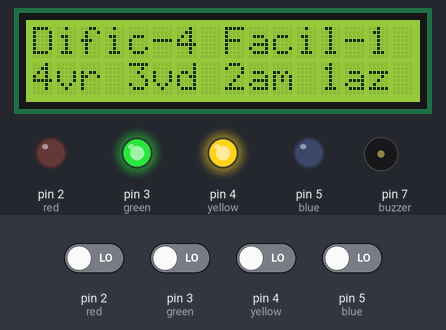
Simulated run of this sketch. Board: Arduino Uno, built with avr-gcc and run on an emulated ATmega328P. On the bench: 16×2 character LCD, output pins drawn as LEDs (lit = HIGH), buzzer (waves = sounding). The inputs (shaded band) are chosen by the test bench; at power-on: pin 2 (red), pin 3 (green), pin 4 (yellow), pin 5 (blue) LOW. Random numbers use the default seed unless the sketch sets one.

Above: at 2.8 s.
2.9 s: pin 2 (red) driven HIGH
At 3.9 s:
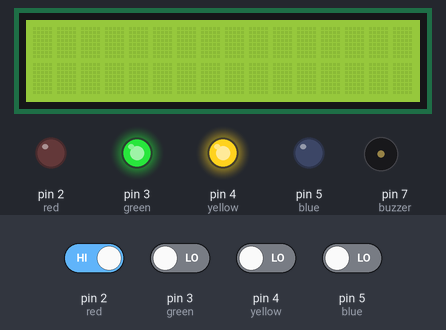
At 4.9 s:
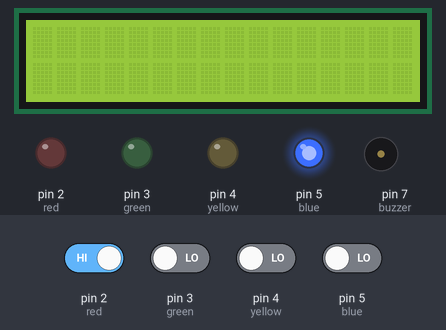
5.9 s: pin 5 (blue) driven HIGH
11.9 s: pin 5 (blue) driven LOW
14.9 s: pin 5 (blue) driven HIGH
At 16.1 s:
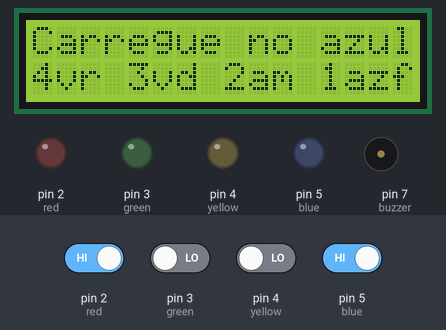
16.4 s: pin 2 (red) driven LOW
Timing chart, 0 to 28.3 s (numbered marks = the images above; inputs shaded):
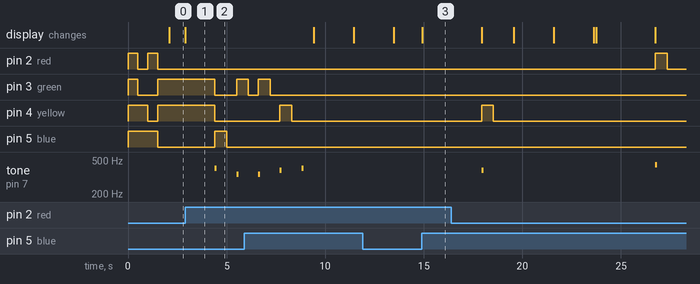

The sketch:

ArduinoSays_vFinal.ino
```cpp
// #include <Ultrasonic.h>

#include <LiquidCrystal_I2C.h>

LiquidCrystal_I2C lcd(0x27, 16, 2);  //LCD no endereco 0x27

int sequencia[32];
int test[] = { 5, 4, 3, 2 };
int seq = 0;
#define buzzer 7
#define red 2
#define green 3
#define yellow 4
#define blue 5
int btnStateRed = 0;
int btnStateGreen = 0;
int btnStateYellow = 0;
int btnStateBlue = 0;
int dificuldade = 2;
int pontos = 0;
bool acertaBtn = true;
// #define triggerPino 11
// #define echoPino 12
// Ultrasonic ultrasonic(triggerPino, echoPino);
// float distancia;
// long tempo;

void setup() {
  // inicio do jogo
  pinMode(buzzer, OUTPUT);
  pinMode(red, OUTPUT);
  pinMode(yellow, OUTPUT);
  pinMode(green, OUTPUT);
  pinMode(blue, OUTPUT);
  digitalWrite(red, HIGH);
  digitalWrite(green, HIGH);
  digitalWrite(yellow, HIGH);
  digitalWrite(blue, HIGH);
  delay(500);
  digitalWrite(red, LOW);
  digitalWrite(green, LOW);
  delay(500);
  digitalWrite(blue, LOW);
  digitalWrite(yellow, LOW);
  digitalWrite(red, HIGH);
  digitalWrite(blue, HIGH);
  delay(500);
  digitalWrite(red, LOW);
  digitalWrite(blue, LOW);
  digitalWrite(yellow, HIGH);
  digitalWrite(green, HIGH);
  delay(500);

  //iniciar o lcd
  lcd.backlight();
  lcd.init();
  lcd.print("Dific-4 Facil-1");  //jogador pode escolher a dificuldade do jogo
  lcd.setCursor(0, 1);
  lcd.print("4vr 3vd 2am 1az");
  pinMode(red, INPUT);
  pinMode(yellow, INPUT);
  pinMode(green, INPUT);
  pinMode(blue, INPUT);
  //espera que a seleção da dificuldade seja feita
  while (btnStateRed == 0 && btnStateGreen == 0 && btnStateYellow == 0 && btnStateBlue == 0) {
    btnStateRed = digitalRead(red);
    if (btnStateRed == HIGH) {
      dificuldade = 4;
      break;
    }

    btnStateGreen = digitalRead(green);
    if (btnStateGreen == HIGH) {
      dificuldade = 3;
      break;
    }
    btnStateYellow = digitalRead(yellow);
    if (btnStateYellow == HIGH) {
      dificuldade = 2;
      break;
    }

    btnStateBlue = digitalRead(blue);
    if (btnStateBlue == HIGH) {
      dificuldade = 1;
      break;
    }
  }
  lcd.setCursor(0, 1);
  lcd.clear();
  delay(1500);
  //Serial.begin(9600);
}

void loop() {
  geraSequencia();          //função que gera a sequencia de cores na ronda
  verificaSeq();            //função que verifica se o jogador acertou na sequencia
  if (acertaBtn == true) {  //se acerta na sequencia ganha pontos conforme a dificuldade
    pontos += dificuldade * 100;
    dificuldade *= 2;
    lcd.setCursor(0, 0);
    lcd.print("Fantastico :)");
    lcd.setCursor(0, 1);
    lcd.print("Pontos--> ");
    lcd.print(pontos);
    delay(2000);
    lcd.clear();
    lcd.setCursor(0, 0);
    lcd.print("Ronda seguinte");
    lcd.setCursor(0, 1);
    lcd.print("Pontos--> ");
    lcd.print(pontos);
    delay(2000);
    lcd.clear();
    delay(3000);
  } else {
    delay(2000);
    lcd.clear();
    lcd.setCursor(0, 0);
    lcd.print("Carregue no azul ");
    lcd.setCursor(0, 1);
    lcd.print("para jogar :)");

    // tempo = ultrasonic.timing();                            //tempo ida e volta do sinal
    // distancia = ultrasonic.convert(tempo, Ultrasonic::CM);  //determina a distancia ao objeto
    // if (distancia < 100) {
    //   delay(100); //aguarda que o utilizador coloque a mão próxima do sensor
    //   resetBtnState();
    // }

    delay(100);
    resetBtnState();           //reinicia botões
    while (btnStateBlue == 0)  //espera que utilizador carregue no botão azul
    {
      btnStateBlue = digitalRead(blue);
    }
    lcd.print("Dific-4 Facil-1");  //reinicia jogo
    lcd.setCursor(0, 1);
    lcd.print("4vr 3vd 2am 1az");
    delay(1500);
    resetBtnState();
    acertaBtn = true;
    //jogador define a dificuldade do jogo
    while (btnStateRed == 0 && btnStateGreen == 0 && btnStateYellow == 0 && btnStateBlue == 0) {
      btnStateRed = digitalRead(red);
      if (btnStateRed == HIGH) {
        dificuldade = 4;
        pontos = 0;
        delay(1500);
        lcd.clear();
        break;
      }

      btnStateGreen = digitalRead(green);
      if (btnStateGreen == HIGH) {
        dificuldade = 3;
        pontos = 0;
        delay(1500);
        lcd.clear();
        break;
      }

      btnStateYellow = digitalRead(yellow);
      if (btnStateYellow == HIGH) {
        dificuldade = 2;
        pontos = 0;
        delay(1500);
        lcd.clear();
        break;
      }

      btnStateBlue = digitalRead(blue);
      if (btnStateBlue == HIGH) {
        dificuldade = 1;
        pontos = 0;
        delay(1500);
        lcd.clear();
        break;
      }
    }
  }
}

void geraSequencia() {  //função que vai gerar sequencia de cores
  lcd.setCursor(0, 1);
  pinMode(red, OUTPUT);
  pinMode(yellow, OUTPUT);
  pinMode(green, OUTPUT);
  pinMode(blue, OUTPUT);
  for (int i = 0; i < dificuldade; i++) {
    sequencia[i] = random(2, 6);
    digitalWrite(sequencia[i], HIGH);  //acende o led e o som da cor correspondente
    if (sequencia[i] == 2) {
      tone(buzzer, 440);
      delay(100);
      noTone(buzzer);
    }
    if (sequencia[i] == 3) {
      tone(buzzer, 340);
      delay(100);
      noTone(buzzer);
    }
    if (sequencia[i] == 4) {
      tone(buzzer, 380);
      delay(100);
      noTone(buzzer);
    }
    if (sequencia[i] == 5) {
      tone(buzzer, 400);
      delay(100);
      noTone(buzzer);
    }
    delay(500);
    digitalWrite(sequencia[i], LOW);
    delay(500);
  }
  pinMode(red, INPUT);
  pinMode(yellow, INPUT);
  pinMode(green, INPUT);
  pinMode(blue, INPUT);
}

void verificaSeq() {  //função que verifica se o utilizador acerta na sequencia
  resetBtnState();
  for (int i = 0; i < dificuldade; i++) {
    seq = sequencia[i];
    //espera que o utilizador pressione os botões
    while (btnStateRed == 0 && btnStateGreen == 0 && btnStateYellow == 0 && btnStateBlue == 0) {

      btnStateRed = digitalRead(red);
      if (btnStateRed == HIGH && seq != 2) {
        acertaBtn = false;
      }
      if (btnStateRed == HIGH && seq == 2) {
        tone(buzzer, 440);
        delay(100);
        noTone(buzzer);
      }

      btnStateGreen = digitalRead(green);
      if (btnStateGreen == HIGH && seq != 3) {
        acertaBtn = false;
      }
      if (btnStateGreen == HIGH && seq == 3) {
        tone(buzzer, 340);
        delay(100);
        noTone(buzzer);
      }

      btnStateYellow = digitalRead(yellow);
      if (btnStateYellow == HIGH && seq != 4) {
        acertaBtn = false;
      }
      if (btnStateYellow == HIGH && seq == 4) {
        tone(buzzer, 380);
        delay(100);
        noTone(buzzer);
      }

      btnStateBlue = digitalRead(blue);
      if (btnStateBlue == HIGH && seq != 5) {
        acertaBtn = false;
      }
      if (btnStateBlue == HIGH && seq == 5) {
        tone(buzzer, 400);
        delay(100);
        noTone(buzzer);
      }
    }
    delay(500);
    if (acertaBtn == 0)  //se errou no botão
    {
      lcd.setCursor(0, 0);
      lcd.print("*** ERROU  ***");
      lcd.setCursor(0, 1);
      lcd.print("PERDEU O JOGO!");
      delay(2000);
      lcd.clear();
      lcd.setCursor(0, 0);
      lcd.print("RESULTADO FINAL: ");  //mostra o resultado final do jogador
      lcd.setCursor(0, 1);
      lcd.print(pontos);
      break;
    }
    resetBtnState();  //chama a função que vai reiniciar o estado dos botões
  }
}

void resetBtnState()  //função que vai reiniciar o estado dos botões
{
  btnStateRed = 0;
  btnStateGreen = 0;
  btnStateYellow = 0;
  btnStateBlue = 0;
}
```

Measured:
- after the input at 2.9 s, pin 3 (green): HIGH → LOW after 1.5 s, → HIGH 1.1 s later; pin 4 (yellow): HIGH → LOW after 1.5 s; pin 5 (blue): LOW → HIGH after 1.5 s, → LOW 0.60 s later; tone on pin 7 (buzzer): silent → 400 Hz after 1.5 s, → silent 0.10 s later, → 340 Hz 1.0 s later, → silent 0.10 s later; the display: changes at once (image 1)
- after the input at 14.9 s, the display: changes at once (image 3)
